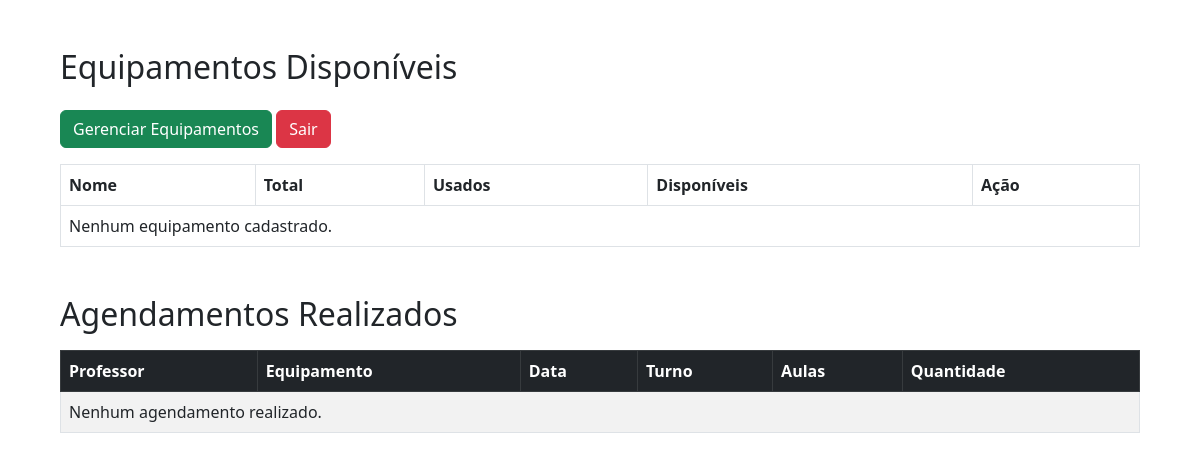
Page /dashboard (signed in) on the earlier database version.
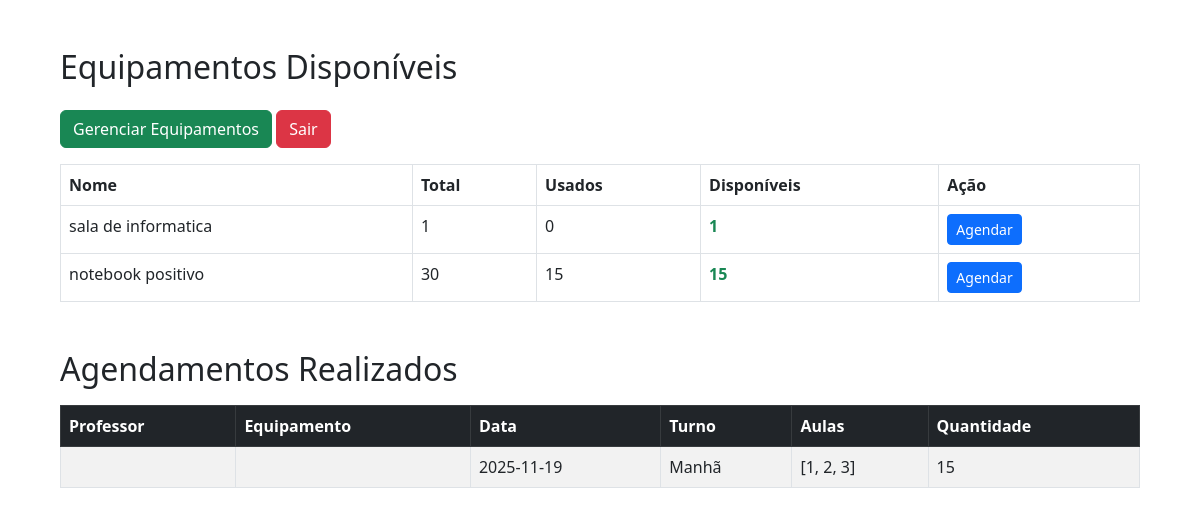
Same page on the later database version.
### app.py (models this page shows)
class Equipamento(db.Model):
    id = db.Column(db.Integer, primary_key=True)
    nome = db.Column(db.String(200))
    quantidade = db.Column(db.Integer)

class Booking(db.Model):
    id = db.Column(db.Integer, primary_key=True)
    user_email = db.Column(db.String(200), nullable=False)
    equipment_id = db.Column(db.Integer, db.ForeignKey("equipamento.id"), nullable=False)
    date = db.Column(db.String(20), nullable=False)
    shift = db.Column(db.String(20), nullable=False)
    aulas = db.Column(db.JSON, nullable=False)  # lista de aulas
    quantidade = db.Column(db.Integer, nullable=False)
    equipamento = db.relationship("Equipamento")

### app.py (the view)
@app.route("/dashboard")
def dashboard():
    if "email" not in session:
        return redirect("/login")
    equipamentos = Equipamento.query.all()
    agendamentos = Booking.query.all()
    equipamentos_info = []
    for eq in equipamentos:
        total = eq.quantidade
        usados = db.session.query(db.func.sum(Booking.quantidade)) \
            .filter(Booking.equipment_id == eq.id).scalar() or 0
        disponivel = total - usados
        equipamentos_info.append({
            "id": eq.id,
            "nome": eq.nome,
            "total": total,
            "usados": usados,
            "disponivel": disponivel
        })
    return render_template(
        "dashboard.html",
        equipamentos=equipamentos_info,
        agendamentos=agendamentos
    )

### templates/dashboard.html (shortened to what this page needs)
<!DOCTYPE html>
<html>
<head>
    <link rel="stylesheet" href="https://cdn.jsdelivr.net/npm/bootstrap@5.3.0/dist/css/bootstrap.min.css">
</head>
<body class="p-5">
    <div class="container">
        <h2 class="mb-4">Equipamentos Disponíveis</h2>
        <div class="mb-3">
            <a href="/equipamentos" class="btn btn-success">Gerenciar Equipamentos</a>
            <a href="/logout" class="btn btn-danger">Sair</a>
        </div>
        <table class="table table-bordered">
            <thead>
                <tr>
                    <th>Nome</th>
                    <th>Total</th>
                    <th>Usados</th>
                    <th>Disponíveis</th>
                    <th>Ação</th>
                </tr>
            </thead>
            <tbody>
            {% for eq in equipamentos %}
                <tr>
                    <td>{{ eq.nome }}</td>
                    <td>{{ eq.total }}</td>
                    <td>{{ eq.usados }}</td>
                    <td>
                        {% if eq.disponivel > 0 %}
                            <span class="text-success fw-bold">{{ eq.disponivel }}</span>
                        {% else %}
                            <span class="text-danger fw-bold">0</span>
                        {% endif %}
                    </td>
                    <td>
                        <a href="/agendar/{{ eq.id }}" class="btn btn-primary btn-sm">Agendar</a>
                    </td>
                </tr>
            {% else %}
                <tr><td colspan="5">Nenhum equipamento cadastrado.</td></tr>
            {% endfor %}
            </tbody>
        </table>
        <h2 class="mt-5 mb-3">Agendamentos Realizados</h2>
        <table class="table table-striped table-bordered">
            <thead class="table-dark">
                <tr>
                    <th>Professor</th>
                    <th>Equipamento</th>
                    <th>Data</th>
                    <th>Turno</th>
                    <th>Aulas</th>
                    <th>Quantidade</th>
                </tr>
            </thead>
            <tbody>
            {% for ag in agendamentos %}
                <tr>
                    <td>{{ ag.user }}</td>
                    <td>{{ ag.equipment }}</td>
                    <td>{{ ag.date }}</td>
                    <td>
                        {% if ag.shift == 'morning' %}Manhã
                        {% elif ag.shift == 'afternoon' %}Tarde
                        {% elif ag.shift == 'night' %}Noite
                        {% else %}{{ ag.shift }}
                        {% endif %}
                    </td>
                    <td>{{ ag.aulas }}</td>
                    <td>{{ ag.quantidade }}</td>
                </tr>
            {% else %}
                <tr><td colspan="6">Nenhum agendamento realizado.</td></tr>
            {% endfor %}
            </tbody>
        </table>
    </div>
</body>
</html>

Differences in the rows shown:
added Equipamento: nome "sala de informatica", total "1", usados "0", disponivel "1"
added Equipamento: nome "notebook positivo", total "30", usados "15", disponivel "15"
added Booking: date "2025-11-19", shift "Manhã", aulas "[1, 2, 3]", quantidade "15"
Other differences:
text no longer shown: "Nenhum equipamento cadastrado. Nenhum agendamento realizado."
